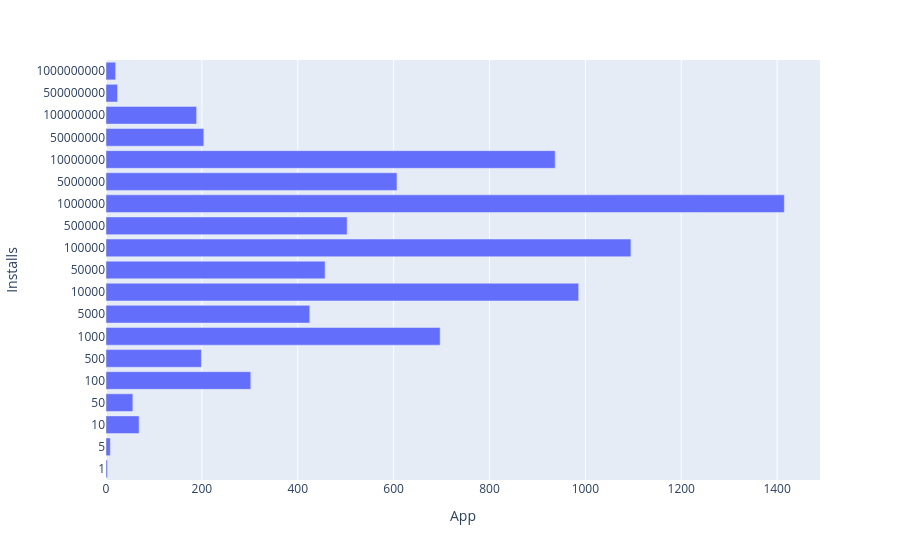

The notebook cell this image was saved under:
### Code cell
installs_plot = installs.reset_index()
installs_plot["Installs"] = installs_plot["Installs"].astype(str)

fig = px.bar(
    installs_plot,
    x="App",
    y="Installs",
    orientation="h"
)

fig.update_yaxes(type="category")

fig.show()

### Figure 1 — Plotly figure (JSON) as saved in the notebook; plotly's stock layout.template omitted (floating-point values rounded to 4 significant figures)
{"data": [{"hovertemplate": "App=%{x}<br>Installs=%{y}<extra></extra>", "legendgroup": "", "marker": {"color": "#636efa", "pattern": {"shape": ""}}, "name": "", "orientation": "h", "showlegend": false, "textposition": "auto", "x": [3, 9, 69, 56, 302, 199, 697, 425, 986, 457, 1095, 503, 1415, 607, 937, 204, 189, 24, 20], "xaxis": "x", "y": ["1", "5", "10", "50", "100", "500", "1000", "5000", "10000", "50000", "100000", "500000", "1000000", "5000000", "10000000", "50000000", "100000000", "500000000", "1000000000"], "yaxis": "y", "type": "bar"}], "layout": {"xaxis": {"anchor": "y", "domain": [0.0, 1.0], "title": {"text": "App"}}, "yaxis": {"anchor": "x", "domain": [0.0, 1.0], "title": {"text": "Installs"}, "type": "category"}, "legend": {"tracegroupgap": 0}, "margin": {"t": 60}, "barmode": "relative"}}
